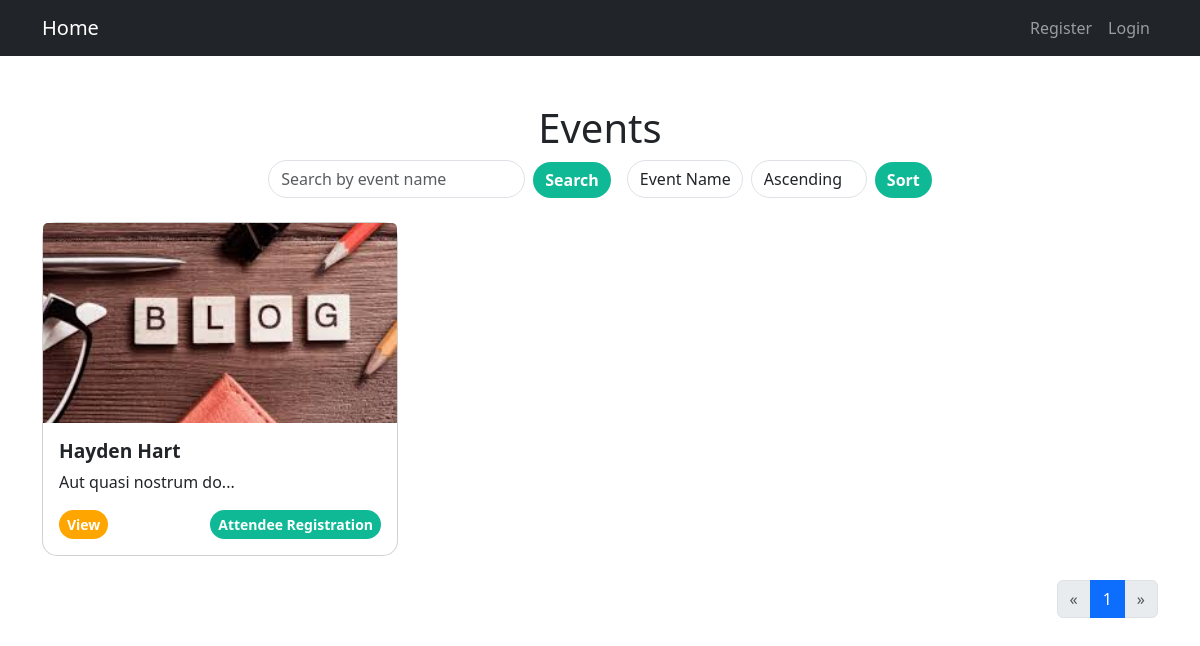
Before: / with the older database file.
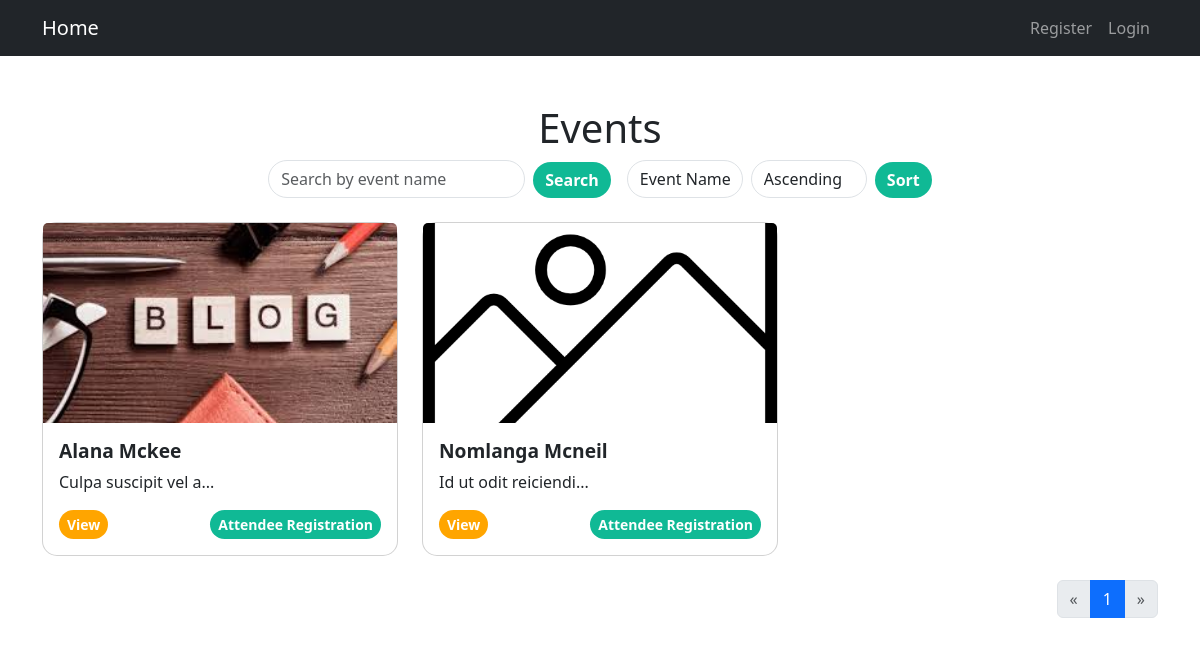
After: the same page with the newer database file.
### tables this page shows
CREATE TABLE `events` (
  `id` bigint(20) UNSIGNED NOT NULL,
  `user_id` bigint(20) UNSIGNED DEFAULT NULL,
  `event_name` varchar(255) NOT NULL,
  `event_details` text NOT NULL,
  `event_image` varchar(255) NOT NULL,
  `capacity` int(11) NOT NULL,
  `created_at` timestamp NULL DEFAULT NULL,
  `updated_at` timestamp NULL DEFAULT NULL,
  `event_date` date DEFAULT NULL
);

### index.php (the view, shortened to what this page needs)
<?php
include 'db_connection.php';
include 'header.php';
$limit = 3;
$page = isset($_GET['page']) ? (int)$_GET['page'] : 1;
$offset = ($page - 1) * $limit;
$sort_column = isset($_GET['sort']) ? $_GET['sort'] : 'event_name';
$sort_order = isset($_GET['order']) ? $_GET['order'] : 'ASC';
$search = isset($_GET['search']) ? $_GET['search'] : '';
$query = "SELECT * FROM events WHERE event_name LIKE '%$search%' ORDER BY $sort_column $sort_order LIMIT $limit OFFSET $offset";
$result = mysqli_query($conn, $query);
$total_events_query = "SELECT COUNT(*) AS total FROM events WHERE event_name LIKE '%$search%'";
$total_events_result = mysqli_query($conn, $total_events_query);
$total_events_row = mysqli_fetch_assoc($total_events_result);
$total_events = $total_events_row['total'];
$total_pages = ceil($total_events / $limit);
?>
<div class="container mt-5">
    <h1 class="text-center">Events</h1>
    <div class="d-flex justify-content-center mb-4 flex-column flex-md-row align-items-center">
        <form method="GET" class="mb-3 mb-md-0 d-flex align-items-center me-md-3">
            <input type="text" name="search" value="<?php echo $search; ?>" class="form-control" placeholder="Search by event name" style="max-width: 300px;">
            <button type="submit" class="btn btn-primary ms-2">Search</button>
        </form>
        <form method="GET" class="d-flex align-items-center mt-3 mt-md-0">
            <select name="sort" class="form-control me-2" style="max-width: 150px;">
                <option value="event_name" <?php if ($sort_column == 'event_name') echo 'selected'; ?>>Event Name</option>
            </select>
            <select name="order" class="form-control me-2" style="max-width: 120px;">
                <option value="ASC" <?php if ($sort_order == 'ASC') echo 'selected'; ?>>Ascending</option>
            </select>
            <button type="submit" class="btn btn-secondary">Sort</button>
        </form>
    </div>
    <div class="row">
        <?php while ($row = mysqli_fetch_assoc($result)) { ?>
            <div class="col-md-4 mb-4">
                <div class="card">
                    <img src="uploads/<?php echo $row['event_image']; ?>" class="card-img-top" alt="Event Image">
                    <div class="card-body">
                        <h5 class="card-title"><?php echo $row['event_name']; ?></h5>
                        <p class="card-text"><?php echo substr($row['event_details'], 0, 100); ?>...</p>
                        <div class="d-flex justify-content-between">
                            <form action="event_details.php" method="POST" style="display:inline;">
                                <button type="submit" class="btn btn-warning btn-sm rounded-pill" style="background-color: orange;" title="View">
                                    View
                                </button>
                            </form>
                            <form action="event_registration.php" method="POST" style="display:inline;">
                                <button type="submit" class="btn btn-primary btn-sm" title="View">
                                    Attendee Registration
                                </button>
                            </form>
                        </div>
                    </div>
                </div>
            </div>
        <?php } ?>
    </div>
    <nav>
        <ul class="pagination justify-content-end">
            <li class="page-item <?php if ($page <= 1) echo 'disabled'; ?>">
                <a class="page-link" href="index.php?page=<?php echo $page - 1; ?>&search=<?php echo $search; ?>&sort=<?php echo $sort_column; ?>&order=<?php echo $sort_order; ?>" aria-label="Previous">
                    <span aria-hidden="true">&laquo;</span>
                </a>
            </li>
            <?php for ($i = 1; $i <= $total_pages; $i++) { ?>
                <li class="page-item <?php if ($i == $page) echo 'active'; ?>">
                    <a class="page-link" href="index.php?page=<?php echo $i; ?>&search=<?php echo $search; ?>&sort=<?php echo $sort_column; ?>&order=<?php echo $sort_order; ?>"><?php echo $i; ?></a>
                </li>
            <?php } ?>
            <li class="page-item <?php if ($page >= $total_pages) echo 'disabled'; ?>">
                <a class="page-link" href="index.php?page=<?php echo $page + 1; ?>&search=<?php echo $search; ?>&sort=<?php echo $sort_column; ?>&order=<?php echo $sort_order; ?>" aria-label="Next">
                    <span aria-hidden="true">&raquo;</span>
                </a>
            </li>
        </ul>
    </nav>
</div>

Changed rows visible on the page:
removed events: event_image (picture), event_name "Hayden Hart", event_details "Aut quasi nostrum do"
added events: event_image (picture), event_name "Alana Mckee", event_details "Culpa suscipit vel a"
added events: event_image (picture), event_name "Nomlanga Mcneil", event_details "Id ut odit reiciendi"
